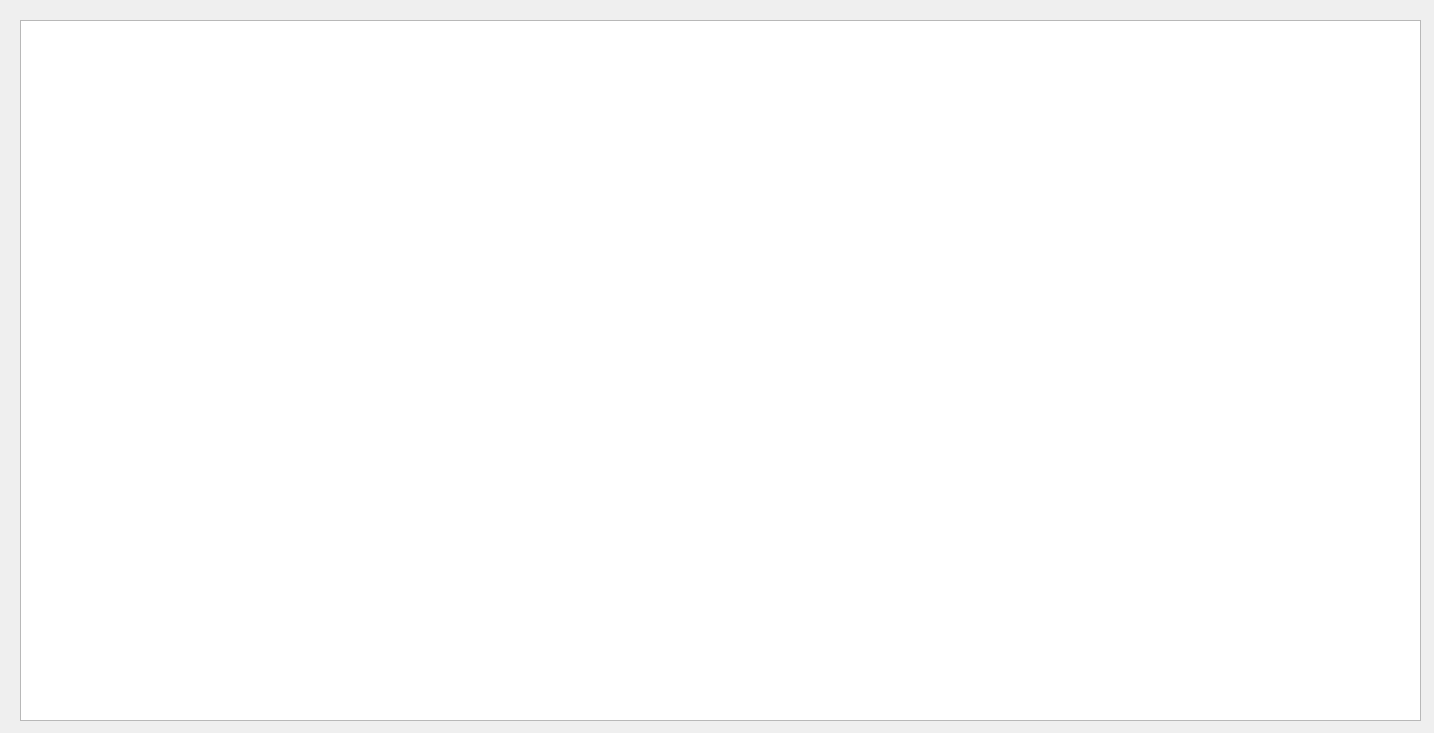
<?xml version="1.0" encoding="UTF-8"?>
<ui version="4.0">
 <class>Dialog</class>
 <widget class="QDialog" name="Dialog">
  <property name="geometry">
   <rect>
    <x>0</x>
    <y>0</y>
    <width>1434</width>
    <height>733</height>
   </rect>
  </property>
  <property name="windowTitle">
   <string>Dialog</string>
  </property>
  <widget class="PlotWidget" name="graphicsView">
   <property name="geometry">
    <rect>
     <x>20</x>
     <y>20</y>
     <width>1401</width>
     <height>701</height>
    </rect>
   </property>
  </widget>
 </widget>
 <customwidgets>
  <customwidget>
   <class>PlotWidget</class>
   <extends>QGraphicsView</extends>
   <header>pyqtgraph</header>
  </customwidget>
 </customwidgets>
 <resources/>
 <connections/>
</ui>
